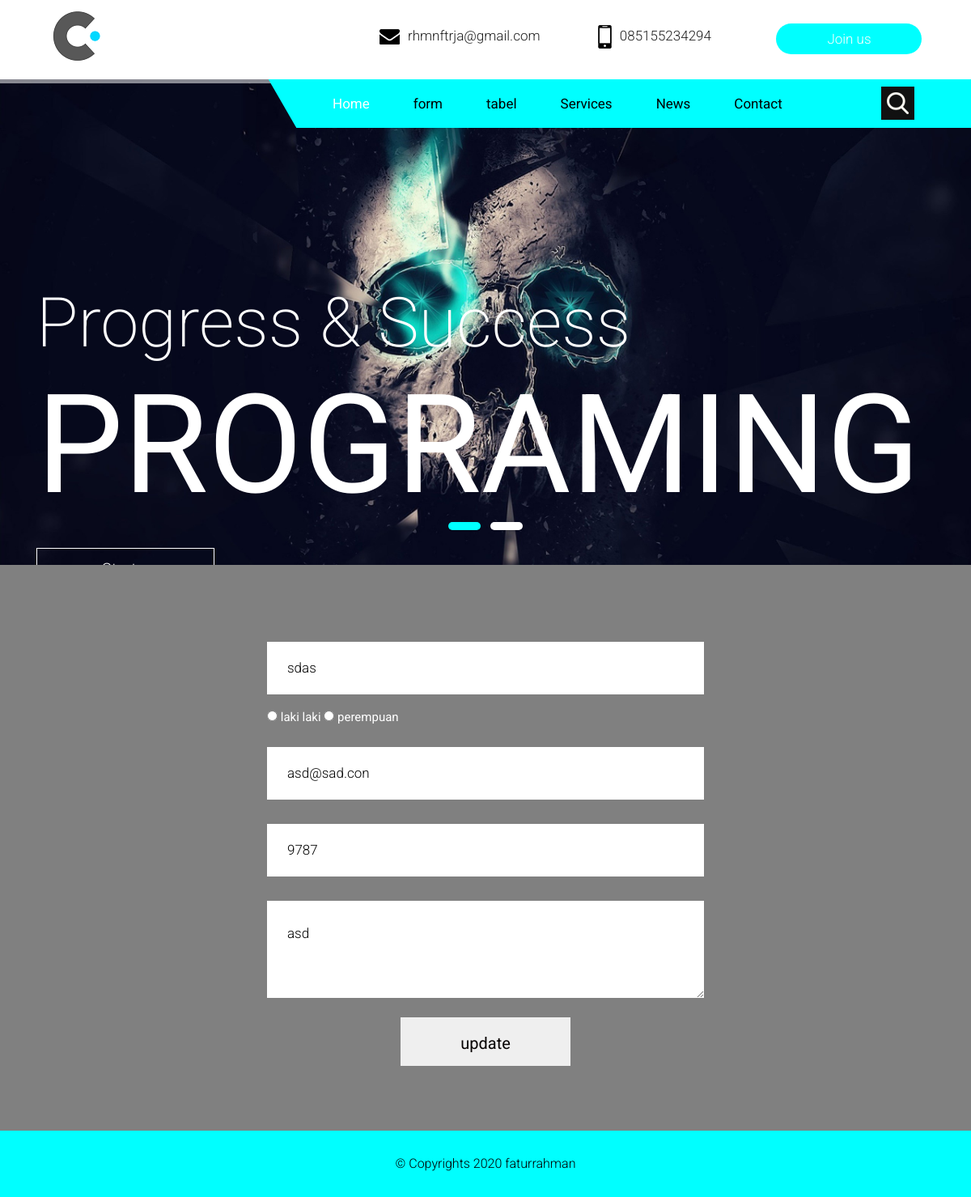
Screenshot of /index.php?page=update&id=1 with the database file from the repository.
### tables this page shows
CREATE TABLE IF NOT EXISTS `t_tabel` (
  `no` int(11) NOT NULL AUTO_INCREMENT,
  `nama` varchar(100) NOT NULL,
  `jkelamin` varchar(1) NOT NULL,
  `email` varchar(100) NOT NULL,
  `nohp` int(12) DEFAULT NULL,
  `pesan` text NOT NULL,
  `tgl` date NOT NULL,
  PRIMARY KEY (`no`)
);

### update.php (the view, shortened to what this page needs)
<?php
$id = $_GET['id'];
$sql="SELECT * FROM t_tabel WHERE no=$id";
$sql_select = mysql_query($sql);
$data = mysql_fetch_array($sql_select);
 ?>
   <div class="section contact_form">
        <div class="container">
            <div class="row">
                <div class="col-lg-6 col-sm-12 offset-lg-3">
                    <div class="full">
                        <form class="contact_form_inner" method="post" action="?page=prosesupdate">
                            <fieldset>
                                <div class="field">
                                    <input type="text" name="nama" placeholder="Your name" required value=<?php echo $data['nama'];?> />
                                </div>
                                <div>
                                    <input type="radio" name="gender"value="L"required>
                                    <label for="1"style="color:white" >laki laki</label>
                                    <input type="radio" name="gender"value="P" required>
                                    <label for="2" style="color:white">perempuan</label>
                                </div>
                                <div class="field">
                                    <input type="email" name="email" placeholder="Email" required  value=<?php echo $data['email'];?> />
                                </div>
                                <div class="field">
                                    <input type="text" name="nohp" placeholder="Phone number"  required value=<?php echo $data['nohp'];?> />
                                </div>
                                <div class="field">
                                    <textarea placeholder="Message" name="pesan"><?php echo $data['pesan'];?> </textarea>
                                </div>
                                <div class="field center">
                                    <button type="submit">update</button>
                                </div>
                            </fieldset>
                        </form>
                    </div>
                </div>
            </div>
        </div>
    </div>

### css/style.css (style rules this page uses)
body { color: #666666; font-size: 15px; font-family: 'Roboto', sans-serif; line-height: 1.80857; }
* { font-family: 'Roboto', sans-serif; }
.section { float: left; width: 100%; }
.center { display: flex; justify-content: center; }
.full { float: left; width: 100%; }
.contact_form { background-color: gray; background-size: cover; background-position: center center; min-height: 650px; padding: 80px 0; }
.field input { width: 100%; background: white; min-height: 65px; border: none; margin: 15px 0; color:black; padding: 0 25px; font-size: 17px; font-weight: 300; }
.field textarea { width: 100%; background: white; min-height: 120px; border: none; margin: 15px 0; color:black; padding: 25px; font-size: 17px; font-weight: 300; }
.contact_form_inner button { width: 210px; height: 60px; border: none; font-size: 20px; color: #050000; line-height: 62px; cursor: pointer; transition: ease all 0.5s; }

### css/timeline.css (style rules this page uses)
* { box-sizing: border-box; }

### rows the page displays
t_tabel: nama "sdas", email "asd@sad.con", nohp "9787", pesan "asd"
